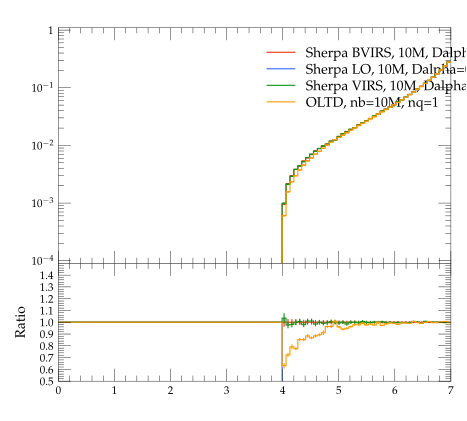

Write the Python code that produced this figure.
#! /usr/bin/env python

# This Python script was auto-generated using YODA v2.0.0.
# Analysis object: /evtb/inc_t_e
# Timestamp: 15-04-2024 (14:31:35)

import matplotlib as mpl
import matplotlib.pyplot as plt
mpl.use('Agg') # comment out for interactive use
import os
import numpy as np

plotDir = os.path.split(os.path.realpath(__file__))[0]
if 'YODA_USER_PLOT_PATH' in globals():
    plot_outdir = globals()['YODA_USER_PLOT_PATH']
else:
    plot_outdir = plotDir

#plot style
plt.style.use(os.path.join(plotDir, '../default.mplstyle'))
# plot metadata
figW, figH = plt.rcParams['figure.figsize']
ax_xLabel = r''
ax_yLabel = r''
ax_title  = r''
ax_xScale = 'linear'
ax_yScale = 'log'
xLims = (0.0, 7.0)
yLims = (9e-05, 1.1)

# TeX-friendly labels for the legend
labels = [ r"Sherpa BVIRS, 10M, Dalpha=0.01", r"Sherpa LO, 10M, Dalpha=0.01", r"Sherpa VIRS, 10M, Dalpha=0.01", r"OLTD, nb=10M, nq=1" ]

# Create figure and axis objects
fig, (ax, ratio0_ax) = plt.subplots(2, 1, sharex=True,
                  figsize=(figW,figH), gridspec_kw={'height_ratios': (2, 1)})
ratio0_ax.yaxis.set_major_locator(mpl.ticker.MultipleLocator(0.1))
ratio0_ax.set_ylim(0.5, 1.4999)
ratio0_ax.set_ylabel('Ratio')

# LineColor map: curve index -> color
linecolors = {0: '#EE3311', 1: '#3366FF', 2: '#109618', 3: '#FF9900'}
# the numerical data is stored in a separate file
dataf = dict()
prefix = os.path.split(__file__)[0]
if prefix:    prefix = prefix + '/'
exec(open(prefix+'inc_t_e__data.py').read(), dataf)


legend_handles = [] # keep track of handles for the legend

# style options for curves
# starts at zorder>=5 to draw curve on top of legend
styles = {
  'curve0': {
    'color' : linecolors[0],
    'linestyle' : '-',
    'marker' : 'o',
    'zorder' : 5,
    'histstyle' : True,
  },
  'curve1': {
    'color' : linecolors[1],
    'linestyle' : '-',
    'marker' : 'o',
    'zorder' : 6,
    'histstyle' : True,
  },
  'curve2': {
    'color' : linecolors[2],
    'linestyle' : '-',
    'marker' : 'o',
    'zorder' : 7,
    'histstyle' : True,
  },
  'curve3': {
    'color' : linecolors[3],
    'linestyle' : '-',
    'marker' : 'o',
    'zorder' : 8,
    'histstyle' : True,
  },
}
# curve from input yoda files in main panel
for label in dataf['yvals'].keys():
    if all(np.isnan(v) for v in dataf['yvals'][label]):
        continue
    tmp = None
    if styles[label]['histstyle']: # draw as histogram
        tmp, = ax.plot(dataf['xedges'], dataf['yedges'][label],
                       color=styles[label]['color'],
                       linestyle=styles[label]['linestyle'],
                       drawstyle='steps-pre', solid_joinstyle='miter',
                       zorder=styles[label]['zorder'], label=label)
        ax.errorbar(dataf['xpoints'], dataf['yvals'][label], color=styles[label]['color'],
                    xerr=dataf['xerrs'], yerr=[dataf['ydowns'][label], dataf['yups'][label]],
                    linestyle='none', zorder=styles[label]['zorder'])
    else: # draw as scatter
        tmp = ax.errorbar(dataf['xpoints'], dataf['yvals'][label],
                          xerr=dataf['xerrs'],
                          yerr=[ dataf['ydowns'][label],
                          dataf['yups'][label] ],
                          fmt=styles[label]['marker'],
                          ecolor=styles[label]['color'],
                          color=styles[label]['color'], zorder=2)
        tmp[-1][0].set_linestyle(styles[label]['linestyle'])
    legend_handles += [tmp]
    for varLabel in dataf['variation_yvals'].keys():
        if varLabel.startswith(label):
            tmp, = ax.plot(dataf['xedges'], dataf['variation_yvals'][varLabel],
                           color=styles[label]['color'],
                           linestyle=styles[label]['linestyle'],
                           drawstyle='steps-pre', solid_joinstyle='miter',
                           zorder=styles[label]['zorder'], alpha=0.5)


# plots on ratio panel
# curve from input yoda files in ratio panel
for label, yvals in dataf['ratio0_yvals'].items():
    if all(np.isnan(v) for v in yvals):
        continue
    if styles[label]['histstyle']: # plot as histogram
        ratio0_ax.plot(dataf['xedges'], yvals,
                       color=styles[label]['color'],
                       linestyle=styles[label]['linestyle'],
                       drawstyle='steps-pre', zorder=1,
                       solid_joinstyle='miter')
        ratio0_ax.vlines(dataf['xpoints'],
                         dataf['ratio0_ymin'][label],
                         dataf['ratio0_ymax'][label],
                         color=styles[label]['color'], zorder=1)
    else: # plot as scatter
        tmp = ratio0_ax.errorbar(dataf['xpoints'],
                                 yvals, xerr=dataf['xerrs'],
                                 yerr=dataf['ratio0_yerrs'][label],
                                 fmt=styles[label]['marker'],
                                 ecolor=styles[label]['color'],
                                 color=styles[label]['color'])
        tmp[-1][0].set_linestyle(styles[label]['linestyle'])

    for varlabel in dataf['ratio0_variation_vals'].keys():
        if varlabel.startswith(label):
            ratio0_ax.plot(dataf['xedges'],
                            dataf['ratio0_variation_vals'][varlabel],
                            color=styles[label]['color'],
                            linestyle=styles[label]['linestyle'],
                            drawstyle='steps-pre', solid_joinstyle='miter',
                            zorder=1, alpha=0.5)

legend_pos = (0.5, 0.97)
ax.legend(legend_handles, labels, loc='upper left', bbox_to_anchor=legend_pos)

# set plot metadata as defined above
ratio0_ax.set_xlabel(ax_xLabel)
ratio0_ax.xaxis.set_label_coords(1., -.15)
ax.set_ylabel(ax_yLabel, loc='top')
ax.set_title(ax_title, loc='left')
ax.set_xscale(ax_xScale)
ax.set_yscale(ax_yScale)
ax.set_xlim(xLims)
ax.set_ylim(yLims)

# tick formatting
plt.rcParams['xtick.top'] = True
plt.rcParams['ytick.right'] = True
ax.yaxis.set_major_locator(mpl.ticker.LogLocator(base=10.0, numticks=np.inf))
ax.yaxis.set_minor_locator(mpl.ticker.LogLocator(
                           base=10.0, subs=np.arange(0.1, 1, 0.1), numticks=np.inf))
fig.align_ylabels((ax, ratio0_ax))
plt.savefig(os.path.join(plot_outdir, 'inc_t_e.pdf'), format='PDF')
plt.savefig(os.path.join(plot_outdir, 'inc_t_e.png'), format='PNG')

plt.close(fig)
